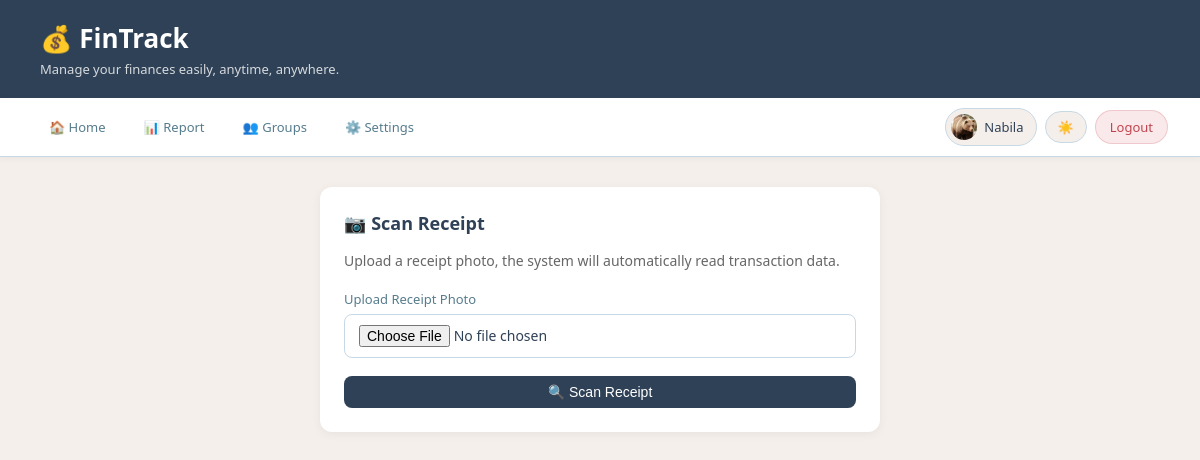
The app's page /scan (signed in) with its own data.
### app.py (models this page shows)
class User(UserMixin, db.Model):
    id           = db.Column(db.Integer, primary_key=True)
    name         = db.Column(db.String(100), nullable=False)
    email        = db.Column(db.String(100), unique=True, nullable=False)
    password     = db.Column(db.String(200), nullable=False)
    photo        = db.Column(db.String(200), nullable=True)
    language     = db.Column(db.String(5),  default='id')
    theme        = db.Column(db.String(10), default='light')
    notif_popup  = db.Column(db.Boolean,    default=True)
    timezone     = db.Column(db.String(50), default='Asia/Jakarta')
    created_at   = db.Column(db.DateTime,   default=datetime.utcnow)
    transactions = db.relationship('Transaction', backref='user', lazy=True)

### app.py (the view, shortened to what this page needs)
@app.route('/scan', methods=['GET', 'POST'])
@login_required
def scan():
    return render_template('scan.html', result=None)

### app.py (called while the page is built)
@login_manager.user_loader
def load_user(user_id):
    return User.query.get(int(user_id))

@app.context_processor
def inject_translation():
    lang = current_user.language if current_user.is_authenticated else 'id'
    return dict(t=get_translation(lang))

### translations.py (called while the page is built)
def get_translation(lang='id'):
    return TRANSLATIONS.get(lang, TRANSLATIONS['id'])

### templates/scan.html (shortened to what this page needs)
<!DOCTYPE html>
<html lang="id" id="html-root">
<head>
    <link rel="stylesheet" href="{{ url_for('static', filename='style.css') }}">
</head>
<body>
<header>
    <h1>💰 FinTrack</h1>
    <p>{{ t['desc_app'] }}</p>
</header>
<nav class="navbar">
    <a href="/index" class="nav-link">🏠 {{ t['nav_home'] }}</a>
    <a href="/report" class="nav-link">📊 {{ t['nav_report'] }}</a>
    <a href="/groups" class="nav-link">👥 {{ t['nav_sharing'] }}</a>
    <a href="/settings" class="nav-link">⚙️ {{ t['nav_settings'] }}</a>
    <div class="nav-right">
        <div class="user-chip">
            <div class="user-avatar">
                {% if current_user.photo %}
                    <img src="{{ url_for('static', filename='uploads/' + current_user.photo) }}" alt="foto">
                {% else %}
                    👤
                {% endif %}
            </div>
            <span>{{ current_user.name }}</span>
        </div>
        <button class="theme-toggle" onclick="toggleTheme()">
            <span class="theme-icon">☀️</span>
        </button>
        <a href="/logout" class="btn-logout">{{ t['nav_logout'] }}</a>
    </div>
</nav>
<main>
    <div class="card form-card">
        <h2>📷 {{ t['nav_scan'] }}</h2>
        <p style="color:#666; font-size:14px; margin-bottom:20px;">
            {{ t['scan_desc'] }}
        </p>
        <form method="POST" action="/scan" enctype="multipart/form-data">
            <div class="form-group">
                <label>{{ t['upload_receipt'] }}</label>
                <input type="file" name="receipt" accept="image/*" required
                       onchange="previewImage(this)">
            </div>
            <button type="submit" class="btn btn-primary" style="width:100%;">
                🔍 {{ t['scan_receipt'] }}
            </button>
        </form>
    </div>
</main>
</body>
</html>

### static/style.css (style rules this page uses)
* { margin: 0; padding: 0; box-sizing: border-box; }
body { font-family: 'Segoe UI', sans-serif; background-color: #F5EFEB; color: #2F4156; }
header { background-color: #2F4156; color: white; padding: 20px 40px; }
header h1 { font-size: 26px; }
header p { font-size: 13px; opacity: 0.8; margin-top: 4px; }
main { padding: 30px 40px; }
.card { background: #FFFFFF; border-radius: 12px; padding: 24px; box-shadow: 0 2px 8px rgba(47,65,86,0.07); margin-bottom: 24px; }
.card h2 { margin-bottom: 16px; font-size: 18px; color: #2F4156; }
.btn { display: inline-block; padding: 8px 18px; border-radius: 8px; font-size: 14px; font-weight: 500; cursor: pointer; border: none; text-decoration: none; }
.btn-primary { background: #2F4156; color: white; }
.form-card { max-width: 560px; margin: 0 auto; }
.form-group { margin-bottom: 18px; }
.form-group label { display: block; font-size: 13px; font-weight: 500; margin-bottom: 6px; color: #567C8D; }
.form-group input, .form-group select, .form-group textarea { width: 100%; padding: 10px 14px; border: 1px solid #C8D9E6; border-radius: 8px; font-size: 14px; font-family: inherit; background: #FFFFFF; color: #2F4156; }
.navbar { background: #FFFFFF; padding: 10px 32px; display: flex; align-items: center; gap: 4px; border-bottom: 1px solid #C8D9E6; box-shadow: 0 1px 6px rgba(47,65,86,0.07); position: sticky; top: 0; z-index: 50; transition: background 0.2s, border-color 0.2s; flex-wrap: nowrap; overflow-x: auto; scrollbar-width: none; }
.navbar a.nav-link { text-decoration: none; color: #567C8D; font-size: 13px; font-weight: 500; padding: 7px 16px; border-radius: 99px; display: inline-flex; align-items: center; gap: 6px; white-space: nowrap; transition: background 0.18s, color 0.18s, border-color 0.18s, box-shadow 0.18s; border: 1.5px solid transparent; }
.nav-right { margin-left: auto; display: flex; align-items: center; gap: 8px; flex-shrink: 0; }
.user-chip { display: inline-flex; align-items: center; gap: 7px; padding: 5px 12px 5px 5px; border-radius: 99px; background: #F5EFEB; border: 1.5px solid #C8D9E6; font-size: 13px; font-weight: 500; color: #2F4156; white-space: nowrap; }
.user-avatar { width: 26px; height: 26px; border-radius: 50%; background: #C8D9E6; display: flex; align-items: center; justify-content: center; font-size: 12px; overflow: hidden; flex-shrink: 0; }
.user-avatar img { width: 100%; height: 100%; object-fit: cover; }
.theme-toggle { display: inline-flex; align-items: center; gap: 5px; padding: 6px 12px; border-radius: 99px; background: #F5EFEB; border: 1.5px solid #C8D9E6; cursor: pointer; font-size: 13px; font-weight: 500; color: #567C8D; transition: all 0.2s; white-space: nowrap; font-family: inherit; }
.btn-logout { display: inline-flex; align-items: center; gap: 5px; padding: 7px 14px; border-radius: 99px; font-size: 13px; font-weight: 500; background: #FAE9EA; color: #C0444F; border: 1.5px solid rgba(192,68,79,0.2); text-decoration: none; cursor: pointer; transition: all 0.18s; white-space: nowrap; font-family: inherit; }

### records on screen
User: photo (picture), name "Nabila"

### other values on screen
{{ t['desc_app'] }} "Manage your finances easily, anytime, anywhere."
{{ t['nav_home'] }} "Home"
{{ t['nav_report'] }} "Report"
{{ t['nav_sharing'] }} "Groups"
{{ t['nav_settings'] }} "Settings"
{{ t['nav_logout'] }} "Logout"
{{ t['nav_scan'] }} "Scan Receipt"
{{ t['scan_desc'] }} "Upload a receipt photo, the system will automatically read transaction data."
{{ t['upload_receipt'] }} "Upload Receipt Photo"
{{ t['scan_receipt'] }} "Scan Receipt"
